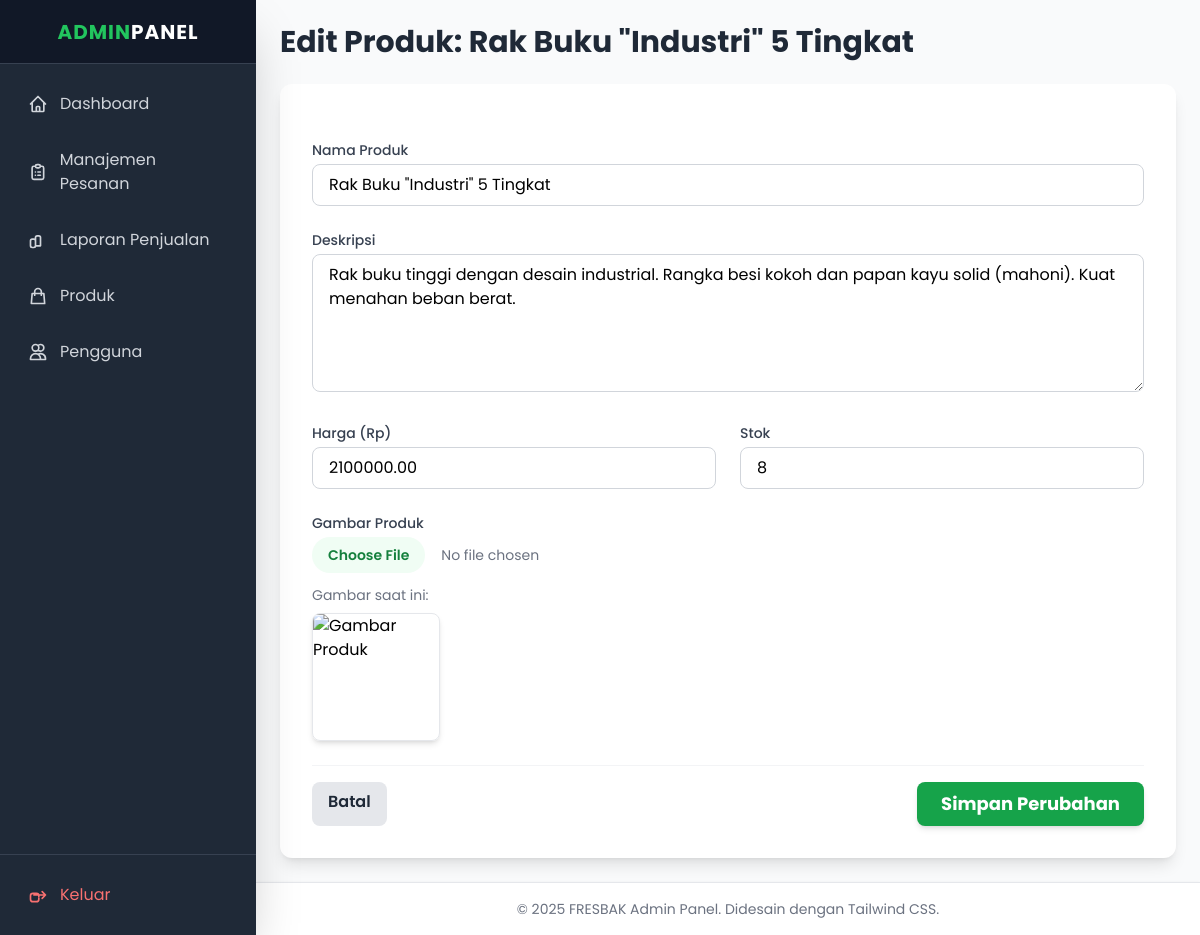
Screenshot of /admin/product_form.php?action=edit&id=3 (signed in) with the database file from the repository.
### tables this page shows
CREATE TABLE `products` (
  `id` int NOT NULL,
  `name` varchar(255) NOT NULL,
  `description` text,
  `price` decimal(10,2) NOT NULL,
  `stock` int NOT NULL DEFAULT '0',
  `image` varchar(255) DEFAULT NULL,
  `created_at` timestamp NULL DEFAULT CURRENT_TIMESTAMP
);

### admin/product_form.php (the view, shortened to what this page needs)
<?php
include 'header_admin.php';
$is_edit = false;
$product = [
    'id' => null,
    'name' => '',
    'description' => '',
    'price' => '',
    'stock' => '',
    'image' => ''
];
if (isset($_GET['id'])) {
    $is_edit = true;
    $product_id = $_GET['id'];
    try {
        $stmt = $db->prepare("SELECT * FROM products WHERE id = ?");
        $stmt->execute([$product_id]);
        $fetched_product = $stmt->fetch(PDO::FETCH_ASSOC);
        if ($fetched_product) {
            $product = $fetched_product;
        } else {
            $error = "Produk tidak ditemukan.";
            $is_edit = false;
        }
    } catch (PDOException $e) {
        $error = "Gagal mengambil data produk: " . $e->getMessage();
    }
}
$title = $is_edit ? 'Edit Produk: ' . htmlspecialchars($product['name']) : 'Tambah Produk Baru';
?>
<h1 class="text-3xl font-bold text-gray-800 mb-6"><?= $title ?></h1>
<div class="bg-white p-8 rounded-xl shadow-lg">
    <form action="product_form.php<?= $is_edit ? '?id=' . $product['id'] : '' ?>" method="POST" enctype="multipart/form-data" class="space-y-6">
        <div>
            <label for="name" class="block text-sm font-medium text-gray-700 mb-1">Nama Produk</label>
            <input type="text" name="name" id="name" value="<?= htmlspecialchars($product['name']) ?>" required class="w-full px-4 py-2 border border-gray-300 rounded-lg focus:ring-green-500 focus:border-green-500 transition duration-150" placeholder="Contoh: Sofa Minimalis Ruang Tamu">
        </div>
        <div>
            <label for="description" class="block text-sm font-medium text-gray-700 mb-1">Deskripsi</label>
            <textarea name="description" id="description" rows="5" class="w-full px-4 py-2 border border-gray-300 rounded-lg focus:ring-green-500 focus:border-green-500 transition duration-150" placeholder="Jelaskan detail produk, bahan, ukuran, dan fitur utamanya."><?= htmlspecialchars($product['description']) ?></textarea>
        </div>
        <div class="grid grid-cols-1 md:grid-cols-2 gap-6">
            <div>
                <label for="price" class="block text-sm font-medium text-gray-700 mb-1">Harga (Rp)</label>
                <input type="number" name="price" id="price" value="<?= htmlspecialchars($product['price']) ?>" required min="0" class="w-full px-4 py-2 border border-gray-300 rounded-lg focus:ring-green-500 focus:border-green-500 transition duration-150" placeholder="Cth: 500000 (tanpa titik)">
            </div>
            <div>
                <label for="stock" class="block text-sm font-medium text-gray-700 mb-1">Stok</label>
                <input type="number" name="stock" id="stock" value="<?= htmlspecialchars($product['stock']) ?>" required min="0" class="w-full px-4 py-2 border border-gray-300 rounded-lg focus:ring-green-500 focus:border-green-500 transition duration-150" placeholder="Jumlah stok tersedia">
            </div>
        </div>
        <div>
            <label for="image" class="block text-sm font-medium text-gray-700 mb-1">Gambar Produk</label>
            <input type="file" name="image" id="image" accept="image/*" class="w-full text-sm text-gray-500 file:mr-4 file:py-2 file:px-4 file:rounded-full file:border-0 file:text-sm file:font-semibold file:bg-green-50 file:text-green-700 hover:file:bg-green-100">
            <?php if ($product['image']):
                $image_path = "../uploads/products/" . htmlspecialchars($product['image']);
                $image_src = file_exists($image_path) && !is_dir($image_path) ? $image_path : '../assets/placeholder.jpg';
            ?>
                <p class="mt-3 text-sm text-gray-500">Gambar saat ini:</p>
                <img src="<?= $image_src ?>" alt="Gambar Produk" class="mt-2 w-32 h-32 object-cover rounded-lg shadow-md border border-gray-200">
            <?php endif; ?>
        </div>
        <div class="pt-4 border-t border-gray-100 flex justify-between">
            <a href="products.php" class="bg-gray-200 hover:bg-gray-300 text-gray-800 font-semibold py-2 px-4 rounded-lg transition duration-150">Batal</a>
            <button type="submit" class="bg-green-600 hover:bg-green-700 text-white font-bold py-2 px-6 rounded-lg text-lg transition duration-300 shadow-md">
                <?= $is_edit ? 'Simpan Perubahan' : 'Tambah Produk' ?>
            </button>
        </div>
    </form>
</div>
<?php include 'footer_admin.php'; ?>

### admin/header_admin.php (style rules this page uses)
body { font-family: 'Poppins', sans-serif; background-color: #f4f7f9; }

### rows the page displays
products: name "Edit Produk: Rak Buku \"Industri\" 5 Tingkat", name "Rak Buku \"Industri\" 5 Tingkat", description "Rak buku tinggi dengan desain industrial. Rangka besi kokoh dan papan kayu solid (mahoni). Kuat menahan beban berat.", price "2100000.00", stock "8"
